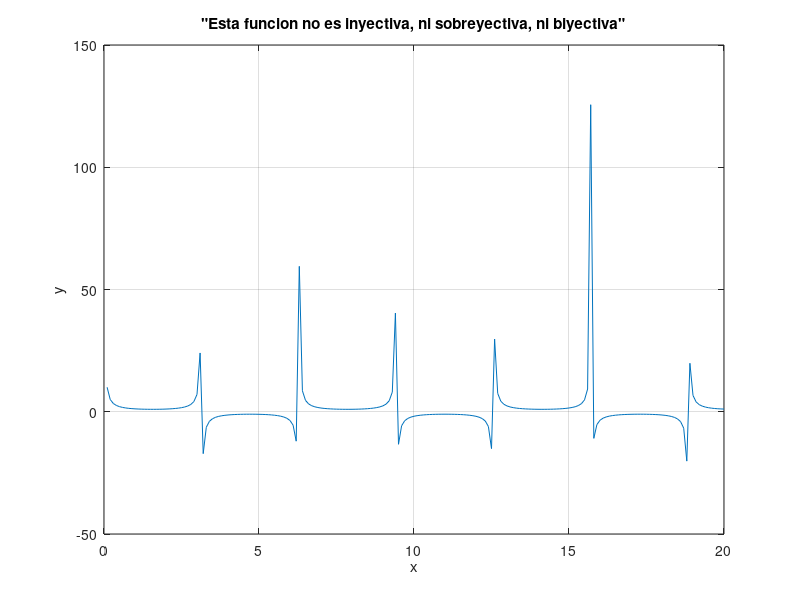

Reproduce this figure in MATLAB.
% Octave Script
% funcion                :10
% Title                  :Funciones trascendentes: trigonometricas, logoritmicas y exponenciales
% Description            :Script para recordar Funciones trascendentes: trigonometricas, logoritmicas y exponenciales 
% Author                 :Magali Valencia Clemente
% Date                   :24/11/2021
% Version                :1
% Usage                  :C:\Users\magali
%                        :octave>Funciones trascendentes: trigonometricas, logoritmicas y exponenciales
clear
% Dominio
x=(0:0.1:20);
% Funcion a plotear
hx=csc(x);
plot(x, hx);
% Realizar la grafica
title('"Esta funcion no es inyectiva, ni sobreyectiva, ni biyectiva"' );
xlabel('x');
ylabel('y');
grid on;
clear


